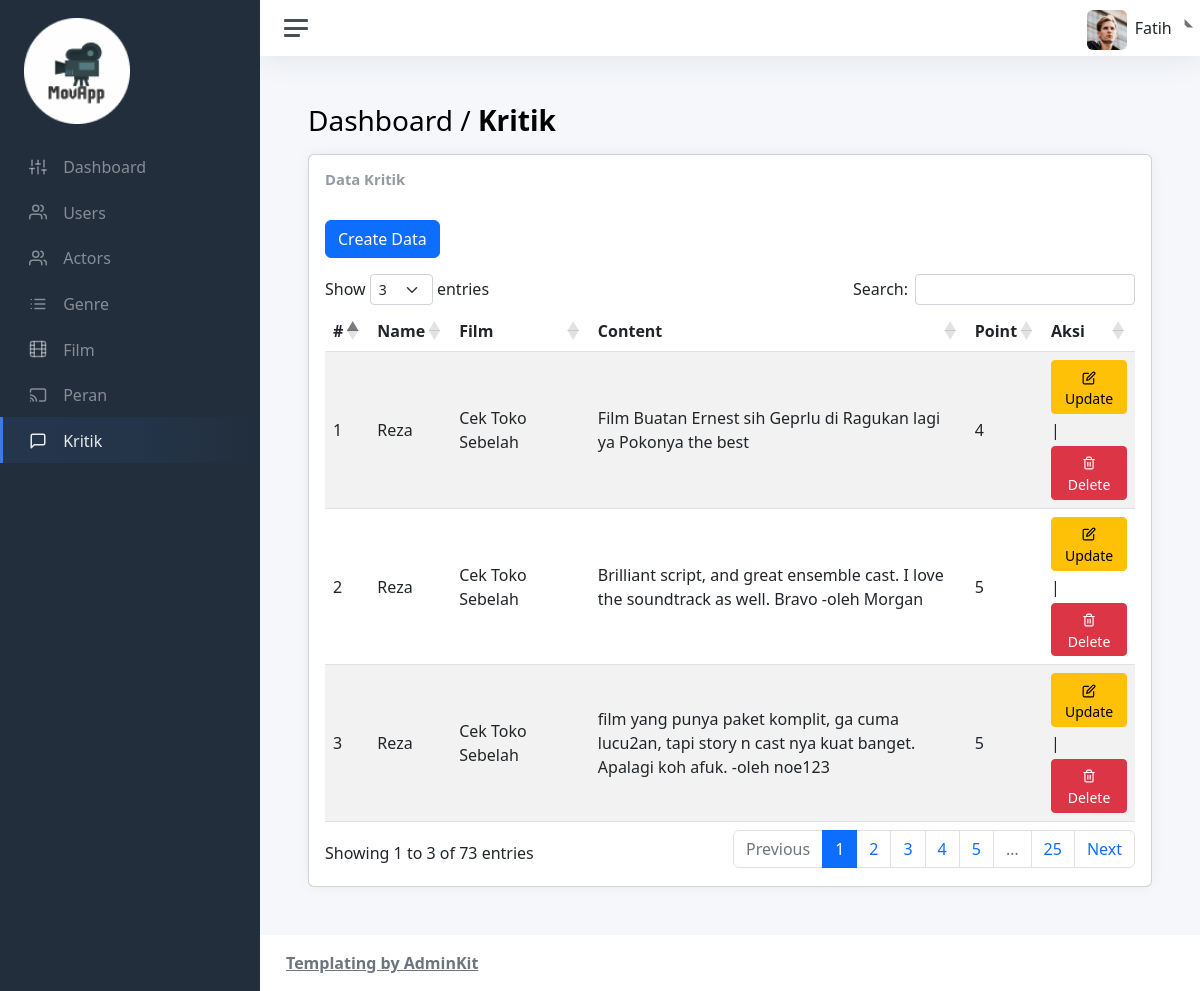
/admin/views/kritik/kritik.php, run on the app's committed database.
### tables this page shows
CREATE TABLE `kritik` (
  `id` int(11) NOT NULL,
  `users_id` int(11) NOT NULL,
  `film_id` int(11) NOT NULL,
  `content` text DEFAULT NULL,
  `point` int(11) NOT NULL
);

CREATE TABLE `users` (
  `id` int(11) NOT NULL,
  `name` varchar(45) NOT NULL,
  `email` varchar(45) NOT NULL,
  `password` varchar(45) NOT NULL,
  `age` int(11) NOT NULL,
  `bio` varchar(255) DEFAULT NULL,
  `address` text DEFAULT NULL,
  `photo` varchar(60) DEFAULT NULL
);

CREATE TABLE `film` (
  `id` int(11) NOT NULL,
  `poster` varchar(60) DEFAULT NULL,
  `judul` varchar(65) NOT NULL,
  `genre_id` int(11) NOT NULL,
  `trailer` varchar(255) NOT NULL,
  `ringkasan` text NOT NULL,
  `tahun` int(11) NOT NULL
);

### admin/views/kritik/kritik.php (the view, shortened to what this page needs)
<!DOCTYPE html>
<html lang="en">
    <head>
        <?php include "../layouts/assetsLink.php"; ?>
    </head>
    <body>
        <div class="wrapper">
            <nav id="sidebar" class="sidebar js-sidebar">
                <div class="sidebar-content js-simplebar">
                    <a class="sidebar-brand" href="../../index.php">
                        <img src="../../../assets/img/icons/logo-1.png" alt="logo" width="50%"
                            style="text-align: center;">
                    </a>
                    <ul class="sidebar-nav">
                        <li class="sidebar-item">
                            <a class="sidebar-link" href="../../index.php">
                                <i class="align-middle" data-feather="sliders"></i>
                                <span class="align-middle">Dashboard</span>
                            </a>
                        </li>
                        <li class="sidebar-item">
                            <a class="sidebar-link" href="../user/user.php">
                                <i class="align-middle" data-feather="users"></i>
                                <span class="align-middle">Users</span>
                            </a>
                        </li>
                        <li class="sidebar-item">
                            <a class="sidebar-link" href="../actor/actor.php">
                                <i class="align-middle" data-feather="users"></i>
                                <span class="align-middle">Actors</span>
                            </a>
                        </li>
                        <li class="sidebar-item">
                            <a class="sidebar-link" href="../genre/genre.php">
                                <i class="align-middle" data-feather="list"></i>
                                <span class="align-middle">Genre</span>
                            </a>
                        </li>
                        <li class="sidebar-item">
                            <a class="sidebar-link" href="../film/film.php">
                                <i class="align-middle" data-feather="film"></i>
                                <span class="align-middle">Film</span>
                            </a>
                        </li>
                        <li class="sidebar-item">
                            <a class="sidebar-link" href="../peran/peran.php">
                                <i class="align-middle" data-feather="cast"></i>
                                <span class="align-middle">Peran</span>
                            </a>
                        </li>
                        <li class="sidebar-item active">
                            <a class="sidebar-link" href="kritik.php">
                                <i class="align-middle" data-feather="message-square"></i>
                                <span class="align-middle">Kritik</span>
                            </a>
                        </li>
                    </ul>
                </div>
            </nav>
            <div class="main">
                <?php include_once ("../layouts/navbar.php"); ?>
                <main class="content">
                    <div class="container-fluid p-0">
                        <h1 class="h3 mb-3">Dashboard / <strong>Kritik</strong></h1>
                        <div class="col-sm-12">
                            <div class="card">
                                <div class="card-body">
                                    <?php
                                        include "../../../database/db.php";
                                        $query = $conn->query("SELECT kritik.*, users.id as id_users, users.name, film.id as id_film, film.judul FROM kritik JOIN users ON users.id=kritik.users_id JOIN film ON film.id=kritik.film_id");
                                    ?>
                                    <h3 class="card-title">Data Kritik</h3>
                                    <a class="btn btn-primary btn-md mt-4 mb-3"
                                        href="./create-ktk.php"
                                        role="button">
                                        Create Data
                                    </a>
                                    <table id="example" class="table table-striped"
                                        style="width:100%">
                                        <thead>
                                            <tr>
                                                <th scope="col">#</th>
                                                <th scope="col">Name</th>
                                                <th scope="col">Film</th>
                                                <th scope="col">Content</th>
                                                <th scope="col">Point</th>
                                                <th scope="col">Aksi</th>
                                            </tr>
                                        </thead>
                                        <tbody>
                                            <?php
                                                if(mysqli_num_rows($query)>0){
                                                    $no = 1;
                                                    while ($data = mysqli_fetch_array($query)) {
                                            ?>
                                            <tr>
                                                <td scope="row"><?php echo $no?></td>
                                                <td><?php echo($data['name']); ?></td>
                                                <td><?php echo($data['judul']); ?></td>
                                                <td><?php echo($data['content']); ?></td>
                                                <td><?php echo($data['point']); ?></td>
                                                <td>
                                                    <a class="btn btn-warning btn-sm mb-1"
                                                        href="edit-ktk.php?id=<?php echo $data['id']?>">
                                                        <i class="align-middle" data-feather="edit"></i>
                                                        <span class="align-middle">Update</span>
                                                    </a>|
                                                    <a class="btn btn-danger btn-sm mt-1"
                                                        href="../../../controllers/kritik/destroy-ktk.php?id=<?php echo $data['id']?>"
                                                        onclick="alert('Anda yakin ingin menghapus data ini?')">
                                                        <i class="align-middle" data-feather="trash-2"></i>
                                                        <span class="align-middle">Delete</span>
                                                    </a>
                                                </td>
                                            </tr>
                                            <?php
                                                        $no++;
                                                    }
                                                }
                                            ?>
                                        </tbody>
                                    </table>
                                </div>
                            </div>
                        </div>
                    </div>
                </main>
                <?php include_once ("../layouts/footer.php"); ?>
            </div>
        </div>
    </body>
</html>

### data on the page
kritik: users.name "Reza", film.judul "Cek Toko Sebelah", content "Film Buatan Ernest sih Geprlu di Ragukan lagi ya Pokonya the best", point "4"
kritik: users.name "Reza", film.judul "Cek Toko Sebelah", content "Brilliant script, and great ensemble cast. I love the soundtrack as well. Bravo -oleh Morgan", point "5"
kritik: users.name "Reza", film.judul "Cek Toko Sebelah", content "film yang punya paket komplit, ga cuma lucu2an, tapi story n cast nya kuat banget. Apalagi koh afuk. -oleh noe123", point "5"
